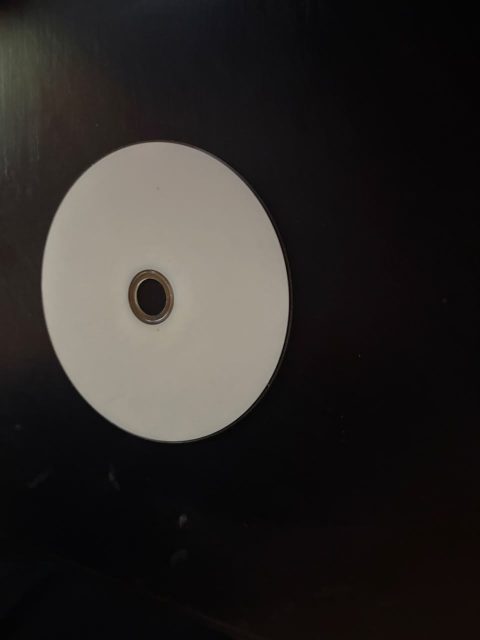
#> input picture TP2/PARTE B/TP2cosasReales/ejemplares/CD/WhatsApp Image 2026-09-08 at 13.38.48 (3).jpeg, 960 x 1280 px (shown at 1/2 size); its folder holds only this picture in this run
$ python generar_dataset_desde_carpetas.py
#> lines starting #> are read from the running program, lines starting #| are printed output that depends on the picture; after the words box and inside, x2 and y2 are one past the last pixel; in counts of white or black regions, pixels touching at a corner belong together
### TP2/PARTE B/TP2cosasReales/config.py
"""Configuracion compartida por las tres aplicaciones de la Parte B."""

from __future__ import annotations

import json
from pathlib import Path

import cv2


BASE_DIR = Path(__file__).resolve().parent
DATOS_DIR = BASE_DIR / "datos"
MODELOS_DIR = BASE_DIR / "modelos"
CFG_DIR = BASE_DIR / ".cfg"

DATASET_FILE = DATOS_DIR / "dataset_hu.csv"
MODEL_FILE = MODELOS_DIR / "clasificador_formas.joblib"
TREE_FILE = MODELOS_DIR / "arbol_decision.txt"
METRICS_FILE = MODELOS_DIR / "metricas.json"
CFG_FILE = CFG_DIR / "parametros.json"

# El numero es la etiqueta que se guarda en el dataset y predice el modelo.
ETIQUETAS = {
    1: "CD",
    2: "Flor",
    3: "Huevo",
    4: "Taza",
}

COLORES = {
    1: (50, 200, 50),
    2: (255, 150, 30),
    3: (30, 180, 255),
    4: (200, 30, 200),
}
COLOR_DESCONOCIDO = (0, 0, 220)

LIMITES = {
    "umbral": 255,
    "invertir": 1,
    "morfologia": 20,
    "area_min_x100": 100,
    "area_max_pct": 100,
    "confianza_x100": 100,
}

NOMBRES_CONTROLES = {
    "umbral": "Umbral binario",
    "invertir": "Invertir blanco/negro",
    "morfologia": "Morfologia",
    "area_min_x100": "Area min x100",
    "area_max_pct": "Area max %",
    "confianza_x100": "Confianza min %",
}

PREDETERMINADOS = {
    "umbral": 127,
    "invertir": 0,
    "morfologia": 2,
    "area_min_x100": 5,
    "area_max_pct": 80,
    "confianza_x100": 0,
}


def cargar_parametros() -> dict[str, int]:
    """Carga controles persistidos y completa valores ausentes."""
    parametros = PREDETERMINADOS.copy()
    if CFG_FILE.is_file():
        try:
            datos = json.loads(CFG_FILE.read_text(encoding="utf-8"))
#> (reads TP2/PARTE B/TP2cosasReales/.cfg/parametros.json from the repository)
            for nombre, limite in LIMITES.items():
                valor = datos.get(nombre)
                if isinstance(valor, int):
                    parametros[nombre] = max(0, min(valor, limite))
#> in leer_imagen, returned value is the input picture: shape (1280, 960, 3); mean B, G, R 37.8, 39.9, 43.2
        except (OSError, json.JSONDecodeError):
            print("Advertencia: no se pudo leer la configuracion guardada.")
    return parametros


# [11 lines left out: function guardar_parametros, not called in this run]


class Controles:
    """Barras de OpenCV que comparten y persisten sus valores."""

    # [28 lines left out: functions __init__, leer, guardar_si_cambiaron, not called in this run]

### TP2/PARTE B/TP2cosasReales/vision.py
"""Pipeline de segmentacion, contornos y descriptores compartido."""

from __future__ import annotations

import cv2
import numpy as np


COLUMNAS_HU = [f"hu_{indice}" for indice in range(1, 8)]
COLUMNAS_DATASET = COLUMNAS_HU + ["etiqueta"]


def invariantes_hu(contorno: np.ndarray) -> np.ndarray:
    """Calcula los siete invariantes de Hu de un contorno."""
    momentos = cv2.moments(contorno)
    return cv2.HuMoments(momentos).flatten().astype(np.float64)


def procesar_imagen(
    frame: np.ndarray,
    umbral: int,
    invertir: bool,
    morfologia: int,
    area_min: float,
    area_max_pct: float,
    margen_borde: int = 1,
) -> dict[str, object]:
    """Segmenta y devuelve todos los contornos externos considerados validos."""
#> called with umbral = 133, invertir = True, morfologia = 6, area_min = 500, area_max_pct = 40, margen_borde = 1
    gris = cv2.cvtColor(frame, cv2.COLOR_BGR2GRAY)
    tipo = cv2.THRESH_BINARY_INV if invertir else cv2.THRESH_BINARY
    _, binaria = cv2.threshold(gris, umbral, 255, tipo)
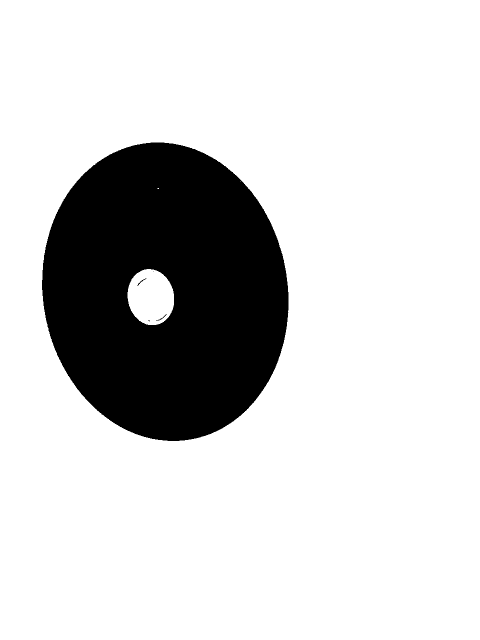
#> binaria: shape (1280, 960) (shown at 1/2 size); 81.9% white; 5 black regions (2 under 20 px), largest, box (x1, y1, x2, y2) and area: (84, 285, 577, 882) 222012, (275, 557, 293, 572) 38, (312, 628, 333, 642) 35

    morfologica = binaria.copy()
    if morfologia > 0:
        lado = 2 * morfologia + 1
        kernel = cv2.getStructuringElement(cv2.MORPH_ELLIPSE, (lado, lado))
        morfologica = cv2.morphologyEx(
            morfologica, cv2.MORPH_CLOSE, kernel
        )
#> morfologica: shape (1280, 960); 81.9% white; 1 black region, box (x1, y1, x2, y2) and area: (84, 285, 577, 882) 221969
        morfologica = cv2.morphologyEx(
            morfologica, cv2.MORPH_OPEN, kernel
        )
#> morfologica: shape (1280, 960); 81.9% white; 1 black region

    contornos, jerarquia = cv2.findContours(
        morfologica, cv2.RETR_CCOMP, cv2.CHAIN_APPROX_SIMPLE
    )
#> contornos = 3 contours; box (x1, y1, x2, y2) and area: (0, 0, 960, 1280) 1226561, (83, 284, 578, 883) 230955, (255, 538, 348, 650) 8052; jerarquia = [[1, -1, -1, -1], [-1, 0, 2, -1], [-1, -1, -1, 1]]
    if jerarquia is None:
        jerarquia = np.empty((1, 0, 4), dtype=np.int32)

    alto, ancho = morfologica.shape
#> alto = 1280; ancho = 960
    area_max = alto * ancho * max(0.0, min(area_max_pct, 100.0)) / 100.0
#> area_max = 491520
    indices_validos: list[int] = []
    descartados: list[int] = []

    for indice, datos in enumerate(jerarquia[0]):
        if datos[3] != -1:
            continue
        contorno = contornos[indice]
        area = cv2.contourArea(contorno)
        x, y, w, h = cv2.boundingRect(contorno)
        toca_borde = (
            x <= margen_borde
            or y <= margen_borde
            or x + w >= ancho - margen_borde
            or y + h >= alto - margen_borde
        )
        if area_min <= area <= area_max and not toca_borde:
            indices_validos.append(indice)
        else:
            descartados.append(indice)
#> this loop made 3 passes
#> (datos, area, x, y, w, h, toca_borde) on pass 1: ([1, -1, -1, -1], 8052.5, 255, 538, 93, 112, False)
#> (datos, contorno, area, x, y, w, h, toca_borde) on pass 2: ([-1, 0, 2, -1], [[0, 0], [0, 1279], [959, 1279], [959, 0]], 1226561, 0, 0, 960, 1280, True)
#> after the loop, descartados = [1]; indices_validos = [0]

    indices_validos.sort(
        key=lambda indice: cv2.contourArea(contornos[indice]), reverse=True
    )

    mascara = np.zeros_like(morfologica)
    vista_contornos = cv2.cvtColor(morfologica, cv2.COLOR_GRAY2BGR)
#> vista_contornos: shape (1280, 960, 3); 81.9% white; 1 black region, box (x1, y1, x2, y2) and area: (84, 285, 577, 882) 221984
    for indice in descartados:
        cv2.drawContours(vista_contornos, contornos, indice, (80, 80, 80), 1)
#> this loop made 1 pass
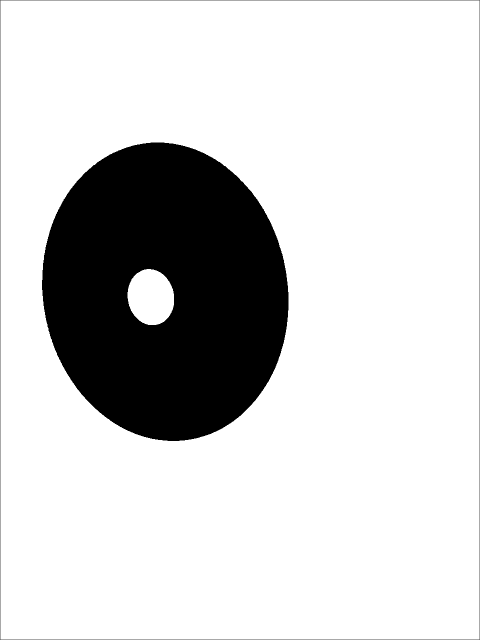
#> vista_contornos: shape (1280, 960, 3) (shown at 1/2 size); min 0, max 255, mean 208.3
    for indice in indices_validos:
        cv2.drawContours(vista_contornos, contornos, indice, (0, 255, 255), 2)
        cv2.drawContours(mascara, contornos, indice, 255, cv2.FILLED)
        for hijo, datos in enumerate(jerarquia[0]):
            if datos[3] == indice:
                cv2.drawContours(mascara, contornos, hijo, 0, cv2.FILLED)
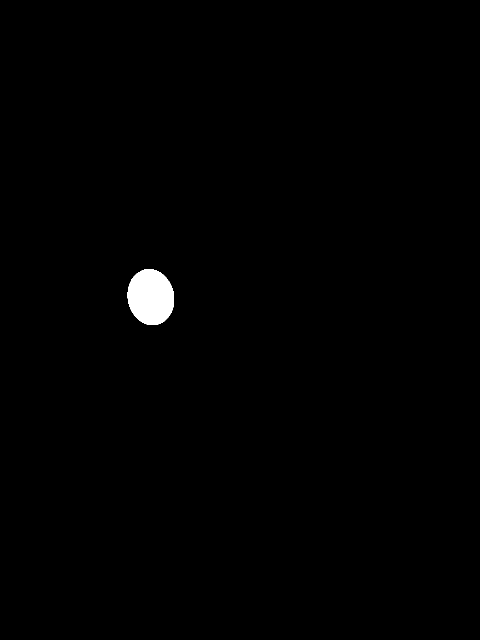
#> mascara: shape (1280, 960) (shown at 1/2 size); 0.67% white; 1 white region, box (x1, y1, x2, y2) and area: (255, 538, 348, 650) 8198
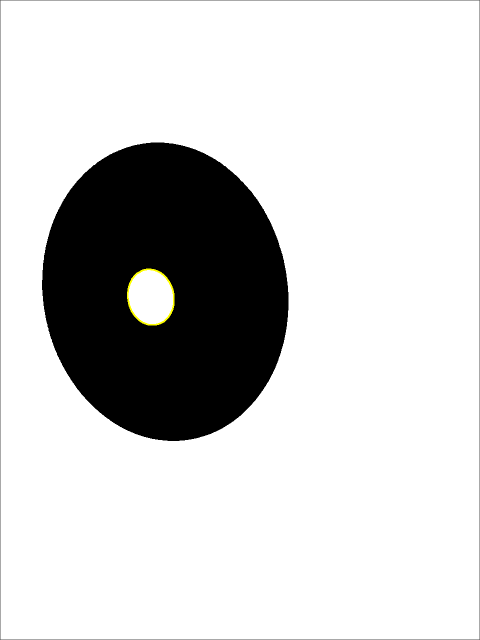
#> vista_contornos: shape (1280, 960, 3) (shown at 1/2 size); 0.09% of pixels changed, all inside (x1, y1, x2, y2) = (254, 537, 349, 651)

    return {
        "gris": gris,
        "binaria": binaria,
        "morfologica": morfologica,
        "mascara": mascara,
        "vista_contornos": vista_contornos,
        "contornos": contornos,
        "jerarquia": jerarquia,
        "indices_validos": indices_validos,
        "descartados": descartados,
    }


# [31 lines left out: functions panel, crear_tablero, not called in this run]

### TP2/PARTE B/TP2cosasReales/generar_dataset_desde_carpetas.py
"""Genera el dataset Hu a partir de carpetas de imágenes etiquetadas."""

from __future__ import annotations

import argparse
import csv
from collections import Counter
from pathlib import Path
import sys

import cv2
import numpy as np

from config import BASE_DIR, DATASET_FILE, ETIQUETAS, cargar_parametros
from vision import COLUMNAS_DATASET, invariantes_hu, procesar_imagen


EXTENSIONES = {".jpg", ".jpeg", ".png", ".bmp", ".tif", ".tiff", ".webp"}


def parsear_argumentos() -> argparse.Namespace:
    parser = argparse.ArgumentParser(
        description="Convierte imágenes separadas por categoría en un dataset Hu."
    )
    parser.add_argument("--ejemplares", type=Path, default=BASE_DIR / "ejemplares")
    parser.add_argument("--dataset", type=Path, default=DATASET_FILE)
    parser.add_argument(
        "--agregar", action="store_true",
        help="Agrega filas al CSV existente. Sin esta opción, el CSV se reconstruye.",
    )
    parser.add_argument(
        "--mostrar", action="store_true",
        help="Muestra el contorno elegido para revisar cada ejemplar.",
    )
    return parser.parse_args()


def leer_imagen(path: Path) -> np.ndarray | None:
    """Lee rutas con caracteres especiales, incluso en Windows."""
    try:
        datos = np.fromfile(path, dtype=np.uint8)
    except OSError:
        return None
    return cv2.imdecode(datos, cv2.IMREAD_COLOR)


def imagenes_de(carpeta: Path) -> list[Path]:
    if not carpeta.is_dir():
        return []
    return sorted(
        path for path in carpeta.rglob("*")
        if path.is_file() and path.suffix.lower() in EXTENSIONES
    )


def extraer_fila(path: Path, etiqueta: int, parametros: dict[str, int]):
    imagen = leer_imagen(path)
    if imagen is None:
        return None, None, "no se pudo leer"

    proceso = procesar_imagen(
        imagen,
        parametros["umbral"],
        bool(parametros["invertir"]),
        parametros["morfologia"],
        max(1, parametros["area_min_x100"] * 100),
        parametros["area_max_pct"],
    )
#> proceso = 9 items
    indices = proceso["indices_validos"]
#> indices = [0]
    if not indices:
        return None, imagen, "no se encontró un contorno válido"

    contorno = proceso["contornos"][indices[0]]
#> contorno = contour of 138 points, box (x1, y1, x2, y2) (255, 538, 348, 650), area 8052
    hu = invariantes_hu(contorno)
#> in invariantes_hu, `momentos = cv2.moments(contorno)`: momentos = moments, m00 8052.5, centre m10/m00, m01/m00 = (301.3, 593.9)
#> hu = [0.162, 0.00104, 7.76e-08, 9e-10, 6.65e-18, 2.5e-11, -3.52e-18]
    if not np.isfinite(hu).all():
        return None, imagen, "los invariantes Hu no son finitos"

    vista = imagen.copy()
    cv2.drawContours(vista, [contorno], -1, (0, 255, 0), 3)
    x, y, ancho, alto = cv2.boundingRect(contorno)
#> x = 255; y = 538; ancho = 93; alto = 112
    cv2.rectangle(vista, (x, y), (x + ancho, y + alto), (0, 255, 0), 2)
    cv2.putText(
        vista, f"{ETIQUETAS[etiqueta]} - {path.name}", (12, 28),
        cv2.FONT_HERSHEY_SIMPLEX, 0.65, (0, 255, 0), 2, cv2.LINE_AA,
    )
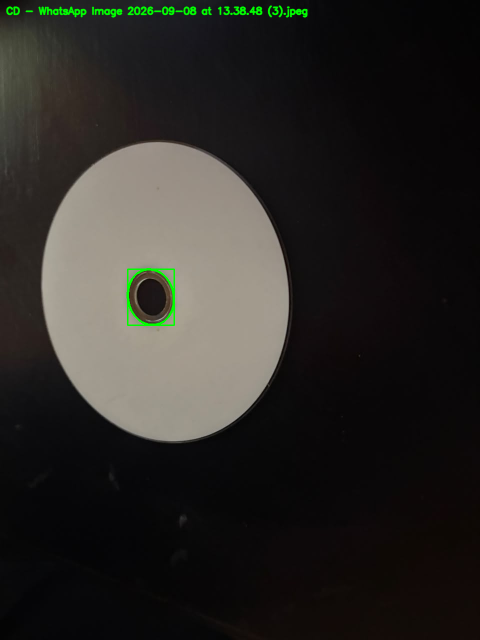
#> vista: shape (1280, 960, 3) (shown at 1/2 size); mean B, G, R 37.5, 41, 42.8
    fila = [f"{float(valor):.17e}" for valor in hu] + [etiqueta]
#> fila = ['1.62407688481398693e-01', '1.04100572462802578e-03', '7.76014386355224760e-08', '8.99811329155453504e-10', '6.64613450129994313e-18', '2.49649610025290252e-11', '-3.51635812601271006e-18', 1]
    return fila, vista, None


def main() -> None:
    args = parsear_argumentos()
    parametros = cargar_parametros()
    filas: list[list[str | int]] = []
    cantidades: Counter[int] = Counter()
    rechazadas: list[tuple[Path, str]] = []

    print(f"Carpeta de ejemplares: {args.ejemplares.resolve()}")
    print(
        "Parámetros: "
        f"umbral={parametros['umbral']}, invertir={parametros['invertir']}, "
        f"morfología={parametros['morfologia']}, "
        f"área mínima={parametros['area_min_x100'] * 100}, "
        f"área máxima={parametros['area_max_pct']}%"
    )

    for etiqueta, nombre in ETIQUETAS.items():
        carpeta = args.ejemplares / nombre
        archivos = imagenes_de(carpeta)
        print(f"{nombre}: {len(archivos)} archivo(s)")
        for path in archivos:
            fila, vista, error = extraer_fila(path, etiqueta, parametros)
            if error:
                rechazadas.append((path, error))
                print(f"  RECHAZADA {path.name}: {error}")
                continue

            if args.mostrar and vista is not None:
                cv2.imshow("Revisión de ejemplares", vista)
                tecla = cv2.waitKey(0) & 0xFF
                if tecla in (27, ord("q")):
                    cv2.destroyAllWindows()
                    print("Proceso cancelado; no se modificó el dataset.")
                    return
                if tecla in (ord("r"), ord("n")):
                    rechazadas.append((path, "rechazada manualmente"))
                    print(f"  RECHAZADA {path.name}: revisión manual")
                    continue

            filas.append(fila)
            cantidades[etiqueta] += 1
#> pass 2 of the loop in main, `for etiqueta, nombre in ETIQUETAS.items():`:
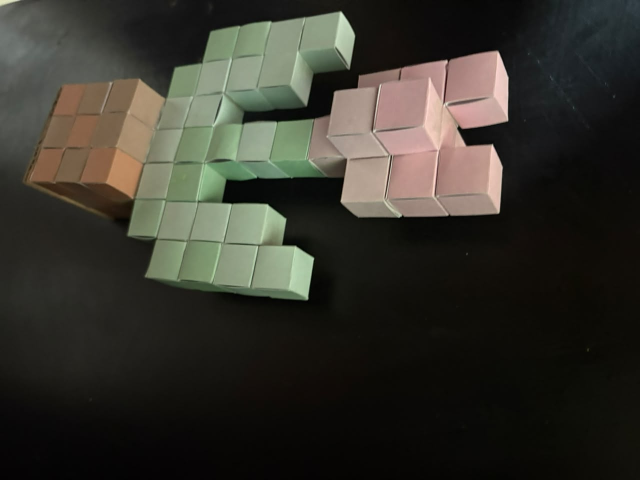
#> input picture TP2/PARTE B/TP2cosasReales/ejemplares/Flor/WhatsApp Image 2026-09-08 at 13.38.43 (3).jpeg, 1280 x 960 px (shown at 1/2 size)
#> in leer_imagen, returned value is the input picture: shape (960, 1280, 3); mean B, G, R 44.2, 52, 53.5
#> gris: shape (960, 1280)
#> tipo = 1
#> in procesar_imagen (call 2), `_, binaria = cv2.threshold(gris, umbral, 255, tipo)`:
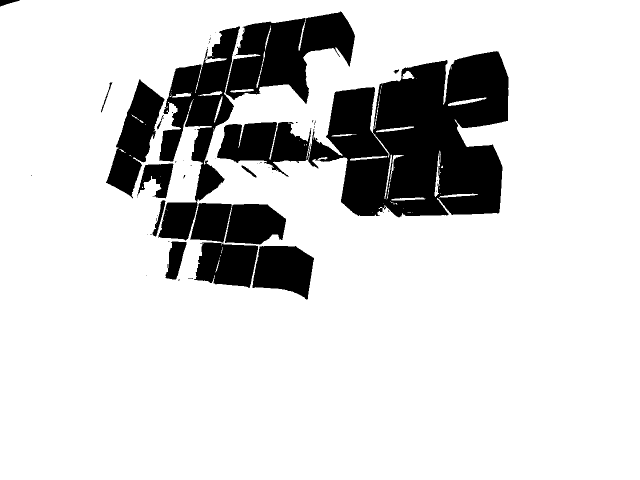
#> binaria: shape (960, 1280) (shown at 1/2 size); 83.5% white; 62 black regions (45 under 20 px), largest, box (x1, y1, x2, y2) and area: (616, 102, 1017, 435) 89318, (317, 53, 480, 481) 26659, (451, 23, 710, 208) 25657
#> contornos = 4 contours; box (x1, y1, x2, y2) and area: (0, 0, 1280, 960) 1226340, (213, 23, 1018, 596) 209214, (870, 385, 886, 400) 148, (465, 104, 480, 118) 138; jerarquia = [[1, -1, -1, -1], [2, 0, -1, -1], [-1, 1, 3, -1], [-1, -1, -1, 2]]
#> the loop in procesar_imagen (call 2), `for indice, datos in enumerate(jerarquia[0]):` made 4 passes
#> (datos, area, x, y, w, h, toca_borde) on passes 1 to 3: ([1, -1, -1, -1], 148, 870, 385, 16, 15, False), ([2, 0, -1, -1], 137.5, 465, 104, 15, 14, False), ([-1, 1, 3, -1], 1226339.5, 0, 0, 1280, 960, True)
#> after the loop in procesar_imagen (call 2), `for indice, datos in enumerate(jerarquia[0]):`: descartados = [0, 1, 2]; indices_validos = []
#> the loop in procesar_imagen (call 2), `for indice in descartados:` made 3 passes
#> after the loop in procesar_imagen (call 2), `for indice in descartados:`:
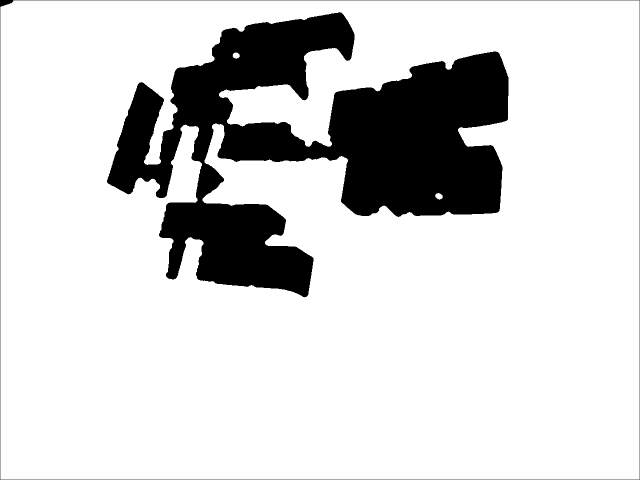
#> vista_contornos: shape (960, 1280, 3) (shown at 1/2 size); min 0, max 255, mean 211.5
#> error = 'no se encontró un contorno válido'
#|   RECHAZADA WhatsApp Image 2026-09-08 at 13.38.43 (3).jpeg: no se encontró un contorno válido

    cv2.destroyAllWindows()
    if not filas:
        print("ERROR: no se encontró ningún ejemplar utilizable.")
        sys.exit(1)

    args.dataset.parent.mkdir(parents=True, exist_ok=True)
    modo = "a" if args.agregar else "w"
    escribir_cabecera = (
        not args.agregar
        or not args.dataset.is_file()
        or args.dataset.stat().st_size == 0
    )
    with args.dataset.open(modo, newline="", encoding="utf-8") as archivo:
        escritor = csv.writer(archivo)
        if escribir_cabecera:
            escritor.writerow(COLUMNAS_DATASET)
        escritor.writerows(filas)

    accion = "actualizado" if args.agregar else "reconstruido"
    print(f"Dataset {accion}: {args.dataset.resolve()}")
    for etiqueta, nombre in ETIQUETAS.items():
        print(f"  {nombre}: {cantidades[etiqueta]} muestra(s) aceptada(s)")
    print(f"  Rechazadas: {len(rechazadas)}")


if __name__ == "__main__":
    main()
